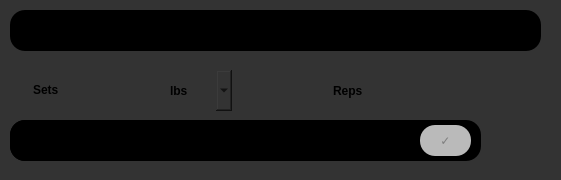
<?xml version="1.0" encoding="UTF-8"?>
<ui version="4.0">
 <class>WorkoutWidget</class>
 <widget class="QWidget" name="WorkoutWidget">
  <property name="geometry">
   <rect>
    <x>0</x>
    <y>0</y>
    <width>561</width>
    <height>180</height>
   </rect>
  </property>
  <property name="windowTitle">
   <string>Form</string>
  </property>
  <property name="styleSheet">
   <string notr="true">background-color: #333333;
border-radius: 15px;
padding: 10px 20px;</string>
  </property>
  <widget class="QWidget" name="widget" native="true">
   <property name="geometry">
    <rect>
     <x>10</x>
     <y>10</y>
     <width>531</width>
     <height>41</height>
    </rect>
   </property>
   <property name="styleSheet">
    <string notr="true">background-color: black;
border-radius: 15px;
padding: 10px 20px;</string>
   </property>
   <widget class="QLabel" name="displayName">
    <property name="geometry">
     <rect>
      <x>10</x>
      <y>0</y>
      <width>501</width>
      <height>41</height>
     </rect>
    </property>
    <property name="font">
     <font>
      <pointsize>10</pointsize>
      <bold>true</bold>
     </font>
    </property>
    <property name="text">
     <string/>
    </property>
   </widget>
  </widget>
  <widget class="QWidget" name="widget_2" native="true">
   <property name="geometry">
    <rect>
     <x>10</x>
     <y>120</y>
     <width>471</width>
     <height>41</height>
    </rect>
   </property>
   <property name="styleSheet">
    <string notr="true">background-color: black;
border-radius: 15px;
padding: 10px 20px;</string>
   </property>
   <widget class="QPushButton" name="checkButton">
    <property name="geometry">
     <rect>
      <x>410</x>
      <y>5</y>
      <width>51</width>
      <height>31</height>
     </rect>
    </property>
    <property name="styleSheet">
     <string notr="true">QPushButton {
    background-color: #bababa;
    color: #7e7e7e;
    border-radius: 15px;
}

QPushButton:hover {
    background-color: #0eb63e;
    color: white;
}

QPushButton:pressed {
    background-color: #0eb63e;
    color: white;
}</string>
    </property>
    <property name="text">
     <string>✓</string>
    </property>
   </widget>
   <widget class="QLabel" name="displaySets">
    <property name="geometry">
     <rect>
      <x>0</x>
      <y>0</y>
      <width>71</width>
      <height>41</height>
     </rect>
    </property>
    <property name="font">
     <font>
      <bold>true</bold>
     </font>
    </property>
    <property name="text">
     <string/>
    </property>
   </widget>
   <widget class="QLabel" name="displayWeight">
    <property name="geometry">
     <rect>
      <x>130</x>
      <y>0</y>
      <width>81</width>
      <height>41</height>
     </rect>
    </property>
    <property name="font">
     <font>
      <bold>true</bold>
     </font>
    </property>
    <property name="text">
     <string/>
    </property>
   </widget>
   <widget class="QLabel" name="displayReps">
    <property name="geometry">
     <rect>
      <x>300</x>
      <y>0</y>
      <width>81</width>
      <height>41</height>
     </rect>
    </property>
    <property name="font">
     <font>
      <bold>true</bold>
     </font>
    </property>
    <property name="text">
     <string/>
    </property>
   </widget>
  </widget>
  <widget class="QLabel" name="label">
   <property name="geometry">
    <rect>
     <x>10</x>
     <y>69</y>
     <width>81</width>
     <height>41</height>
    </rect>
   </property>
   <property name="font">
    <font>
     <bold>true</bold>
    </font>
   </property>
   <property name="text">
    <string>Sets</string>
   </property>
  </widget>
  <widget class="QLabel" name="label_2">
   <property name="geometry">
    <rect>
     <x>310</x>
     <y>70</y>
     <width>81</width>
     <height>41</height>
    </rect>
   </property>
   <property name="font">
    <font>
     <bold>true</bold>
    </font>
   </property>
   <property name="text">
    <string>Reps</string>
   </property>
  </widget>
  <widget class="QComboBox" name="comboBox">
   <property name="geometry">
    <rect>
     <x>150</x>
     <y>70</y>
     <width>82</width>
     <height>41</height>
    </rect>
   </property>
   <property name="font">
    <font>
     <bold>true</bold>
    </font>
   </property>
   <item>
    <property name="text">
     <string>lbs</string>
    </property>
   </item>
   <item>
    <property name="text">
     <string>kgs</string>
    </property>
   </item>
  </widget>
 </widget>
 <resources/>
 <connections/>
</ui>
